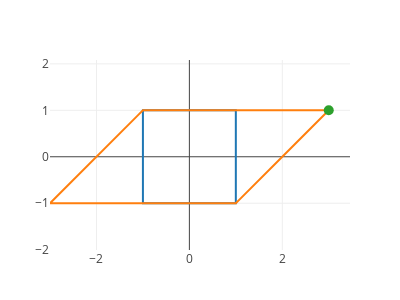

The notebook cell saved with this chart:
### Code cell
p = plot_matrix_norm(t,r,A,norm_inf)
if output
    PlotlyJS.savefig(p,"fig_la7_c.pdf")
end
display(p)

### Figure 1 — Plotly figure (JSON) as saved in the notebook; plotly's stock layout.template omitted (floating-point values rounded to 4 significant figures; data arrays with more than 128 entries replaced by an {"elided": "..."} marker saying what was removed)
{"data": [{"showlegend": false, "type": "scatter", "x": {"elided": "129 float values"}, "y": {"elided": "129 float values"}}, {"type": "scatter", "x": {"elided": "129 float values"}, "y": {"elided": "129 float values"}}, {"marker": {"size": 10}, "mode": "markers", "type": "scatter", "x": [3], "y": [1.0]}], "layout": {"height": 300, "margin": {"b": 50, "l": 50, "r": 50, "t": 60}, "showlegend": false, "width": 400, "xaxis": {"scaleanchor": "x"}, "yaxis": {"scaleanchor": "x"}}}
